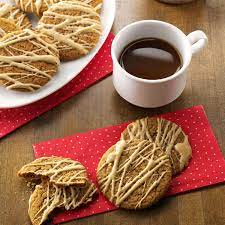
#> input picture 8-9th-week-image-processing/rgbImg.jpg, 225 x 225 px
$ python pseudocodeMap.py
#> lines starting #> are read from the running program, lines starting #| are printed output that depends on the picture
import cv2

imgGray = cv2.imread("rgbImg.jpg", cv2.IMREAD_GRAYSCALE)
#> imgGray: shape (225, 225); min 0, max 255, mean 118.3

imgColorSpr= cv2.applyColorMap(imgGray, cv2.COLORMAP_SPRING)
imgColorSumm= cv2.applyColorMap(imgGray, cv2.COLORMAP_SUMMER)
imgColorAut = cv2.applyColorMap(imgGray, cv2.COLORMAP_AUTUMN)
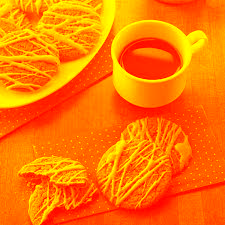
#> imgColorAut: shape (225, 225, 3); mean B, G, R 0, 118.3, 255
imgColorWint= cv2.applyColorMap(imgGray, cv2.COLORMAP_WINTER)
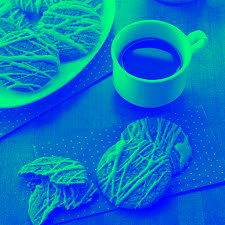
#> imgColorWint: shape (225, 225, 3); mean B, G, R 195.9, 118.3, 0
imgColorOc = cv2.applyColorMap(imgGray, cv2.COLORMAP_OCEAN)
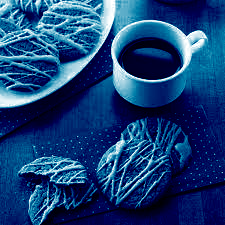
#> imgColorOc: shape (225, 225, 3); mean B, G, R 118.3, 63.8, 23
imgColorCo = cv2.applyColorMap(imgGray, cv2.COLORMAP_COOL)
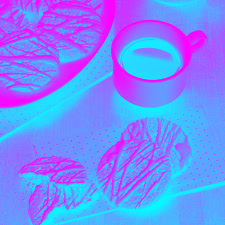
#> imgColorCo: shape (225, 225, 3); mean B, G, R 255, 136.7, 118.3
imgColorJet = cv2.applyColorMap(imgGray, cv2.COLORMAP_JET)
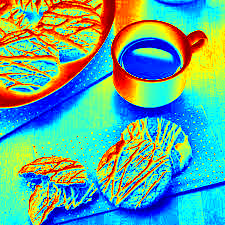
#> imgColorJet: shape (225, 225, 3); mean B, G, R 150.9, 170.2, 98.4
imgColorBone = cv2.applyColorMap(imgGray, cv2.COLORMAP_BONE)
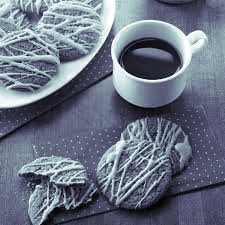
#> imgColorBone: shape (225, 225, 3); mean B, G, R 131.2, 114, 105.6

cv2.namedWindow('result', cv2.WINDOW_NORMAL)
img3 = cv2.hconcat([imgColorSpr, imgColorSumm,imgColorAut, imgColorWint, imgColorOc, imgColorCo, imgColorJet, imgColorBone])
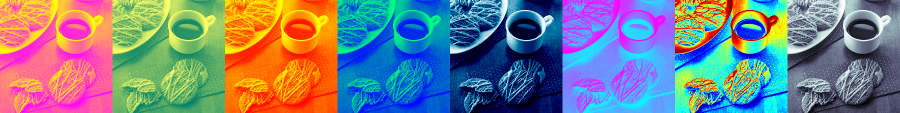
#> img3: shape (225, 1800, 3) (shown at 1/2 size); mean B, G, R 136.2, 128.3, 121.7
cv2.imshow('result', img3)
cv2.waitKey(0)

$ run again, with 8-9th-week-image-processing/spring.jpg copied over 8-9th-week-image-processing/rgbImg.jpg
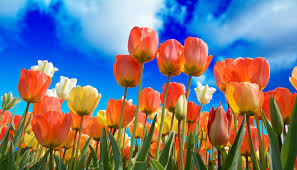
#> input picture 8-9th-week-image-processing/spring.jpg, 297 x 170 px
#> `imgColorBone = cv2.applyColorMap(imgGray, cv2.COLORMAP_BONE)`:
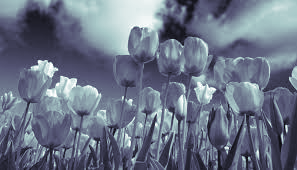
#> imgColorBone: shape (170, 297, 3); mean B, G, R 134.3, 115.7, 106.5
#> `img3 = cv2.hconcat([imgColorSpr, imgColorSumm,imgColorAut, imgColorWin..`:
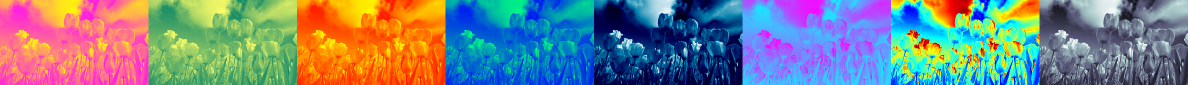
#> img3: shape (170, 2376, 3) (shown at 1/2 size); mean B, G, R 136.4, 131.7, 122
